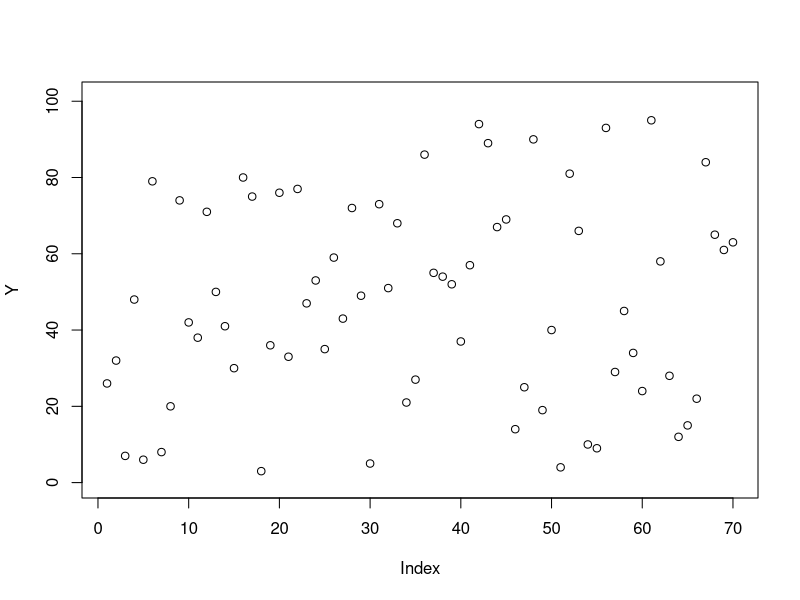
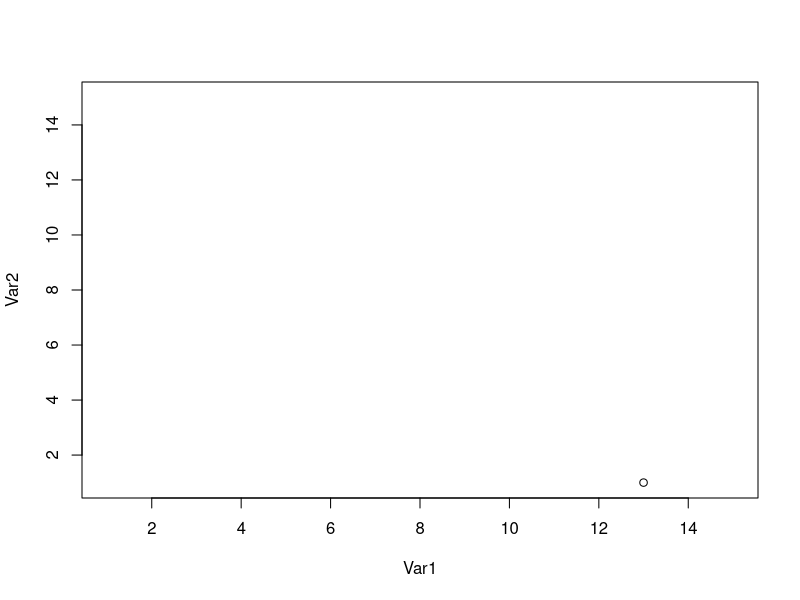
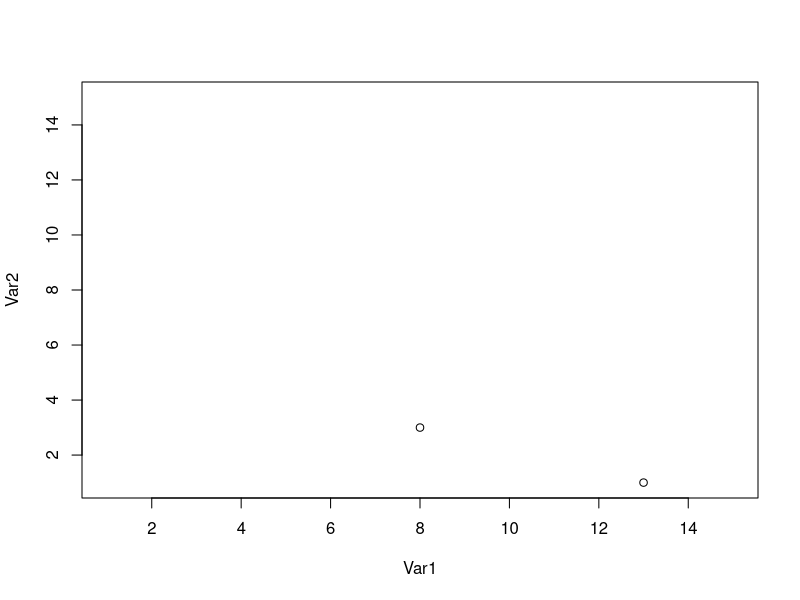
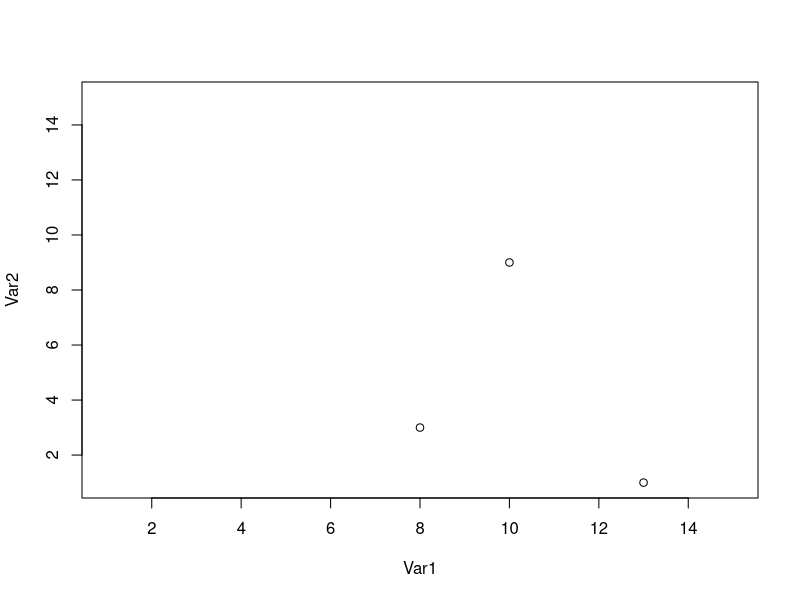
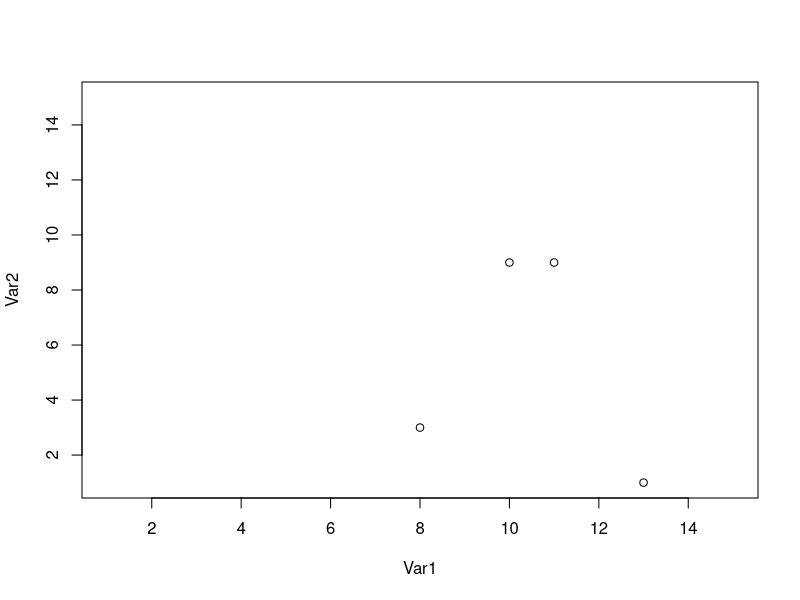
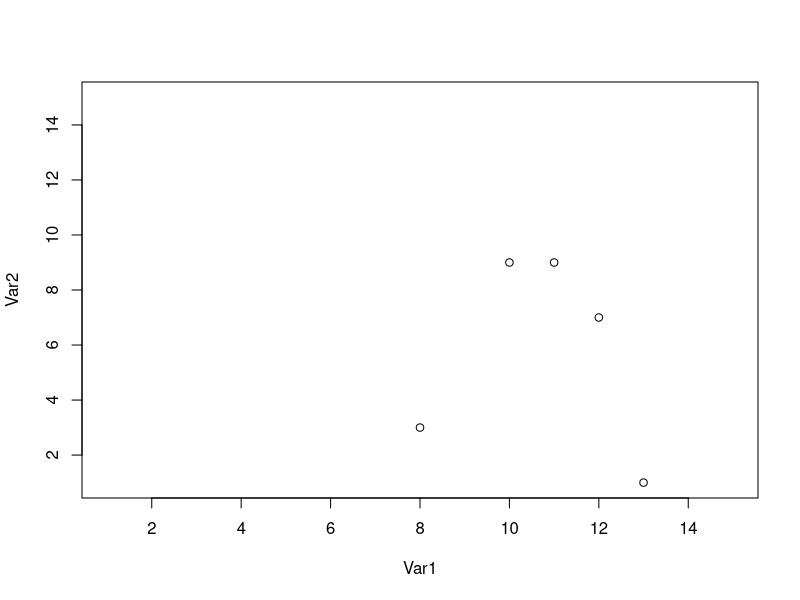
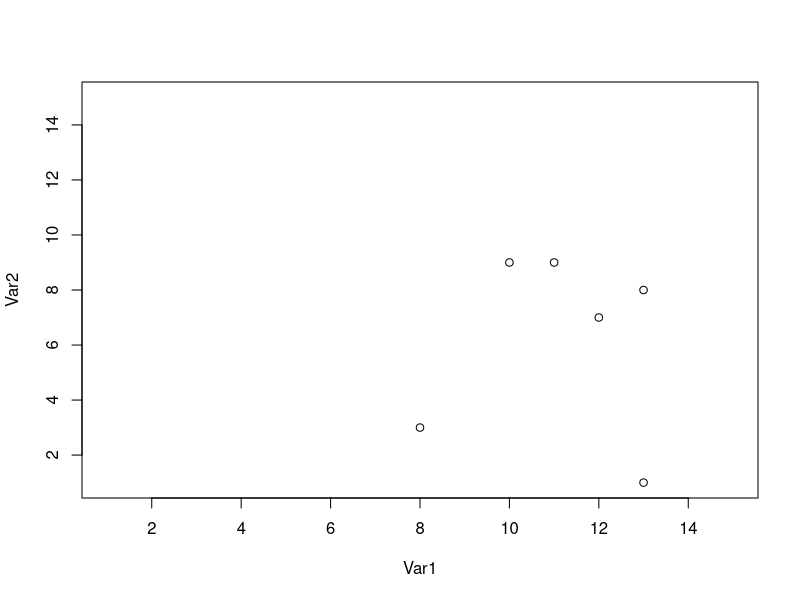
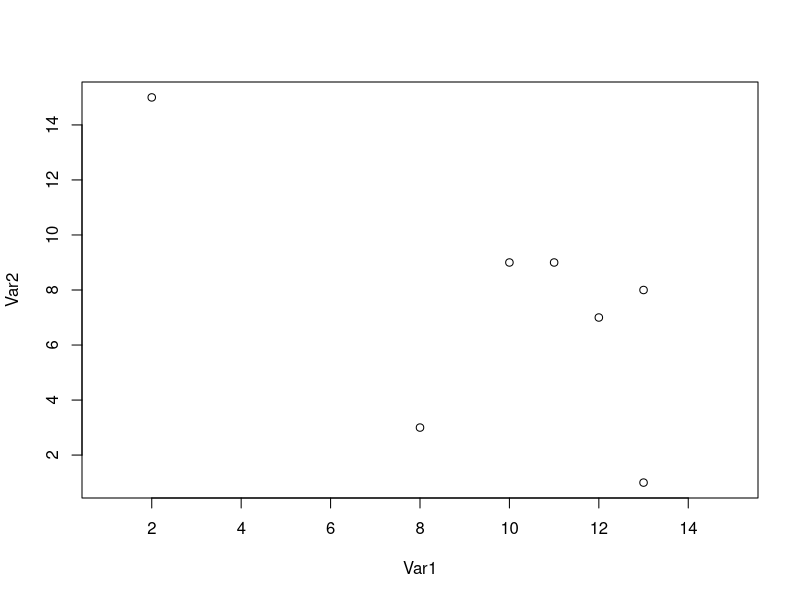

Source code (R) for these figures, in order: (Note: a time limit stopped this script after it produced the figures.)
#
#####
######### sampling L-ensemble
#####
#

n <- 100
L <- matrix(rnorm(n^2),n,n)
L <- L %*% t(L) / n

eig.obj <- eigen(L)
vecs    <- eig.obj$vectors # columns are eigenvectors
vals    <- eig.obj$values

states <- vector()
for(i in 1:n) {
  u <- rbinom(n=1,size=1,prob=vals[i]/(1+vals[i]))
  if (u==1) {
    states <- c(states,i)
  }
}
  V <- vecs[,states]
  ncolV <- length(states)
  Y <- vector()
  
  while (ncolV>0) {
    probs <- rep(0,n)
    for(i in 1:n) {
      if(is.matrix(V)) {
        probs[i] <- sum(V[i,]^2)
      } else {
        probs[i] <- sum(V[i]^2)
      }
    }
    item <- sample(x=1:n,size=1,prob=probs)

    Y <- c(Y,item)

    if(is.matrix(V)) {
    Vproj <- V
    Vproj[item,] <- 0
    V <- pracma::gramSchmidt(Vproj)$Q[,1:(ncolV-1)]
    } else {
      Vproj <- V
      Vproj[item] <- 0
      Vproj <- Vproj / sqrt(sum(Vproj^2))
    }
    ncolV <- ncolV - 1
  }
states
Y

#
######
############ 1D grid with kernel function
######
#
n <- 100
x <- 1:n
X <- matrix(x,n,n)
L <- 5*exp(-(X-t(X))^2/(1^2*2))

eig.obj <- eigen(L)
vecs    <- eig.obj$vectors # columns are eigenvectors
vals    <- eig.obj$values

states <- vector()
for(i in 1:n) {
  u <- rbinom(n=1,size=1,prob=vals[i]/(1+vals[i]))
  if (u==1) {
    states <- c(states,i)
  }
}
V <- vecs[,states]
ncolV <- length(states)
Y <- vector()

while (ncolV>0) {
  probs <- rep(0,n)
  for(i in 1:n) {
    if(is.matrix(V)) {
      probs[i] <- sum(V[i,]^2)
    } else {
      probs[i] <- sum(V[i]^2)
    }
  }
  item <- sample(x=1:n,size=1,prob=probs)
  
  Y <- c(Y,item)
  
  if(is.matrix(V)) {
    Vproj <- V
    Vproj[item,] <- 0
    V <- pracma::gramSchmidt(Vproj)$Q[,1:(ncolV-1)]
  } else {
    Vproj <- V
    Vproj[item] <- 0
    Vproj <- Vproj / sqrt(sum(Vproj^2))
  }
  ncolV <- ncolV - 1
}
states
#Y <- sort(Y)
Y
plot(Y,ylim = c(0,101))


#
######
############ 2D grid with kernel function
######
#
N <- 15
x <- expand.grid(1:N,1:N)
#plot(x)
n <- N^2
L <- matrix(0,n,n)
for (i in 1:(n)) {
  for(j in i:(n)) {
    L[i,j] <- 1*exp(-sum((x[i,]-x[j,])^2)/(20^2*2))
  }
}
L <- 0.5*(L + t(L))

eig.obj <- eigen(L)
vecs    <- eig.obj$vectors # columns are eigenvectors
vals    <- eig.obj$values

states <- vector()
for(i in 1:n) {
  u <- rbinom(n=1,size=1,prob=vals[i]/(1+vals[i]))
  if (u==1) {
    states <- c(states,i)
  }
}
V <- vecs[,states]
ncolV <- length(states)
Y <- vector()

while (ncolV>0) {
  probs <- rep(0,n)
  for(i in 1:n) {
    if(is.matrix(V)) {
      probs[i] <- sum(V[i,]^2)
    } else {
      probs[i] <- sum(V[i]^2)
    }
  }
  item <- sample(x=1:n,size=1,prob=probs)
  
  Y <- c(Y,item)
  
  if(is.matrix(V)) {
    Vproj <- V
    Vproj[item,] <- 0
    V <- pracma::gramSchmidt(Vproj)$Q[,1:(ncolV-1)]
  } else {
    Vproj <- V
    Vproj[item] <- 0
    Vproj <- Vproj / sqrt(sum(Vproj^2))
  }
  ncolV <- ncolV - 1
}
states
#Y <- sort(Y)
Y

# low fi movie
for(i in 1:length(Y)) {
  Sys.sleep(1)
  plot(x[Y[1:i],],xlim=c(1,N),ylim=c(1,N))
}
